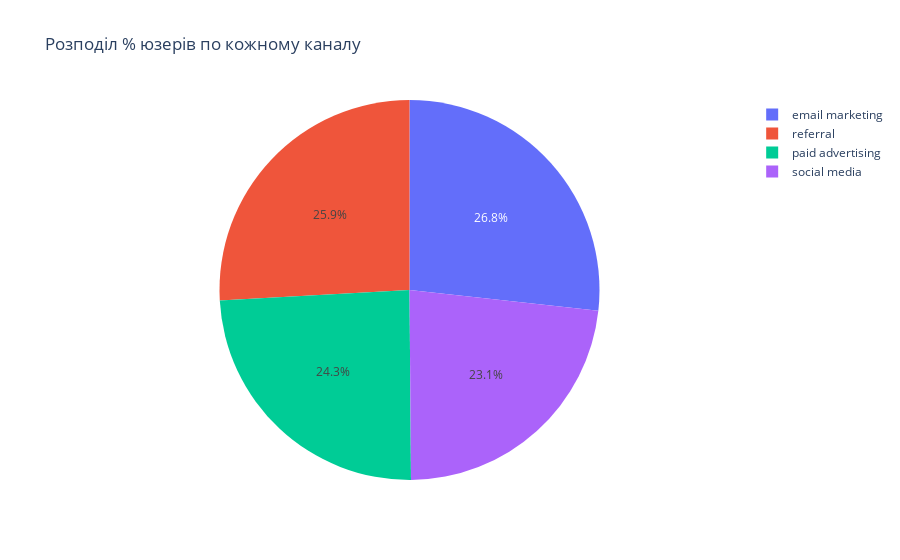

This figure's notebook cell:
### Markdown cell above
### Соціальні мережі є найефективнішим каналом для перетворення клієнтів, тоді як платна реклама є найменш ефективною

### Code cell
px.pie(df_users, names='channel', values='count', title = 'Розподіл % юзерів по кожному каналу')

### Figure 1 — Plotly figure (JSON) as saved in the notebook; plotly's stock layout.template omitted (floating-point values rounded to 4 significant figures)
{"data": [{"domain": {"x": [0, 1], "y": [0, 1]}, "hovertemplate": "channel=%{label}<br>count=%{value}<extra></extra>", "labels": ["email marketing", "referral", "paid advertising", "social media"], "legendgroup": "", "name": "", "showlegend": true, "type": "pie", "values": [214, 207, 194, 185]}], "layout": {"autosize": true, "legend": {"tracegroupgap": 0}, "title": {"text": "Розподіл % юзерів по кожному каналу"}}}
